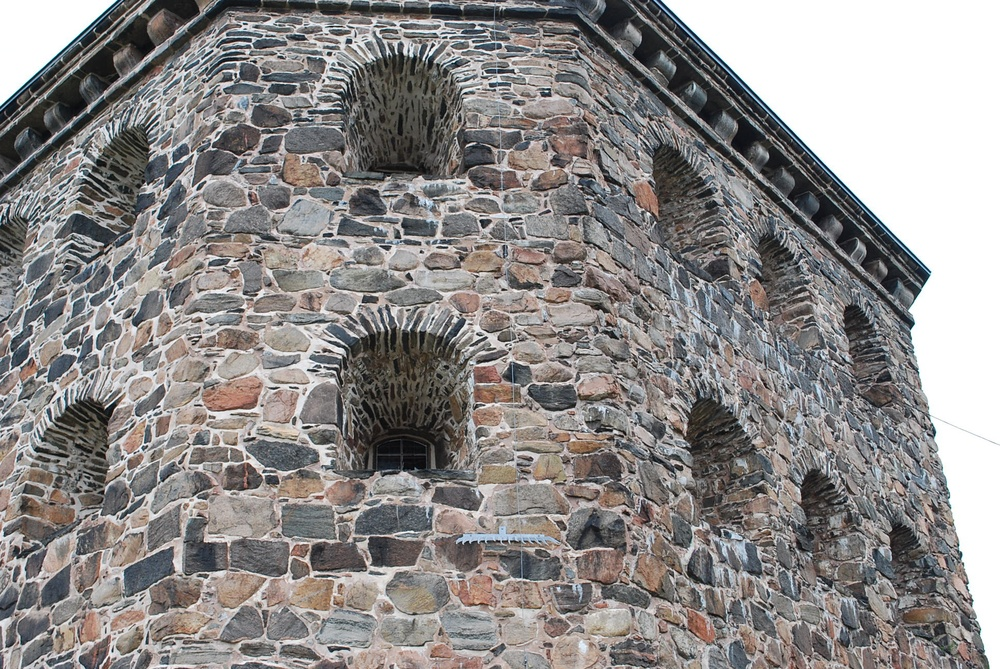
%> input picture assignment3data/kronan2.JPG, 1000 x 669 px, shrunk from 1936 x 1296 before the run
$ octave CExercise4.m   (GNU Octave 9; MATLAB toolbox functions it lacks are replaced by stand-ins)
%> lines starting %> are read from the running program, lines starting %| are printed output that depends on the picture
### assignment3data/triangulate.m
function [M, X3D]=triangulate(xt, P1, P2)
clear X3D;
M={};

[n, kx] = size(xt{1});
eqnbr = 0;
for i=1:kx
    eqnbr = eqnbr+1;
    M{i}=[P1, -xt{1}(:,i), zeros(3, 1); P2, zeros(3, 1), -xt{2}(:,i)];

end
X3D = [];
for j=1:kx
    [UT,ST,VT] = svd(M{j});
    solu = VT(1:4,end);
    X3D = [X3D, solu(1:4,1)];
end

### assignment3data/pflat.m
function [y]=pflat(x);

    for kol=1:size(x,2)
        y(:,kol) = x(:,kol)./x(end,kol);
    end


### assignment3data/plotcams.m
function plotcams(P)

c = zeros(4,length(P));
v = zeros(3,length(P));
for i = 1:length(P);
    c(:,i) = null(P{i});
    v(:,i) = P{i}(3,1:3);
end
c = c./repmat(c(4,:),[4 1]);
quiver3(c(1,:),c(2,:),c(3,:),v(1,:), v(2,:), v(3,:),['r','-'],'LineWidth',1.5,'MaxHeadSize',1.5);

### assignment3data/CExercise4.m
clear
load EssenMatrix.mat
load FundalMatrix.mat
load compEx1data.mat
load compEx3data.mat

W = [0 -1 0; 1 0 0; 0 0 1];
P1 = [1 0 0 0; 0 1 0 0; 0 0 1 0];

det(U)
P2a = [U*W*V' (U(:,3))]
P2b = [U*W*V' -(U(:,3))]
P2c = [U*W'*V' (U(:,3))]
P2d = [U*W'*V' -(U(:,3))]

nx = x;
nx{1} = K\x{1};
nx{2} = K\x{2};

[Ma, X3Da]=triangulate(nx, P1, P2a);
[Mb, X3Db]=triangulate(nx, P1, P2b);
[Mc, X3Dc]=triangulate(nx, P1, P2c);
[Md, X3Dd]=triangulate(nx, P1, P2d);

%%
figure('Name', 'P2a')
X3Da = pflat(X3Da);

plot3(X3Da(1,:), X3Da(2,:), X3Da(3,:), '.')
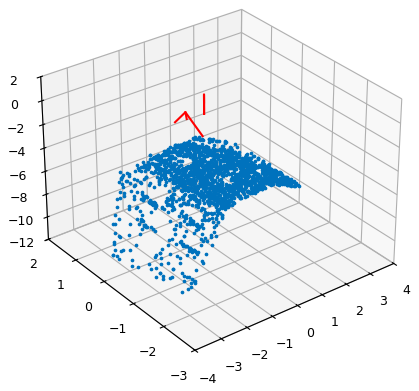
%> figure redrawn from the program's plot data
%axis equal
hold on
plotcams({P1, P2a})
%%
figure('Name', 'P2b')
X3Db = pflat(X3Db);


plot3(X3Db(1,:), X3Db(2,:), X3Db(3,:), '.')
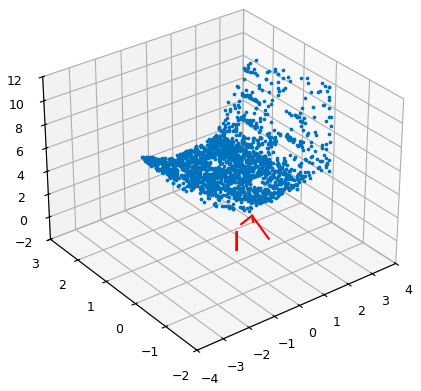
%> figure redrawn from the program's plot data
%axis equal
hold on
plotcams({P1, P2b})
%%
figure('Name', 'P2c')
X3Dc = pflat(X3Dc);

plot3(X3Dc(1,:), X3Dc(2,:), X3Dc(3,:), '.')
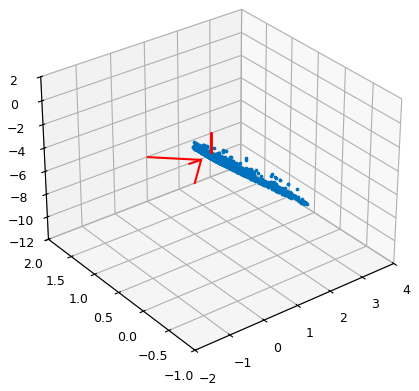
%> figure redrawn from the program's plot data
%axis equal
hold on
plotcams({P1, P2c})
%%
figure('Name', 'P2d')
X3Dd = pflat(X3Dd);

plot3(X3Dd(1,:), X3Dd(2,:), X3Dd(3,:), '.')
%axis equal
hold on
plotcams({P1, P2d})
%%
P2an = K*P2a;
xa = P2an * X3Da;
xa = pflat(xa);
im = imread('kronan2.JPG');
%> im is the input picture: size 669x1000x3 uint8; mean R, G, B 141.3, 138.2, 137.2
imagesc(im);
hold on
plot(xa(1,:),xa(2,:),'bo');
hold on
plot(x{2}(1,:),x{2}(2,:),'r*');
hold on
%%
P2bn = K*P2b;
xa = P2bn * X3Db;
xa = pflat(xa);
im = imread('kronan2.JPG');
imagesc(im);
hold on
plot(xa(1,:),xa(2,:),'bo');
hold on
plot(x{2}(1,:),x{2}(2,:),'r*');
hold on
%%
P2cn = K*P2c;
xa = P2cn * X3Dc;
xa = pflat(xa);
im = imread('kronan2.JPG');
imagesc(im);
hold on
plot(xa(1,:),xa(2,:),'bo');
hold on
plot(x{2}(1,:),x{2}(2,:),'r*');
hold on
%%
P2dn = K*P2d;
xa = P2dn * X3Dd;
xa = pflat(xa);
im = imread('kronan2.JPG');
imagesc(im);
hold on
plot(xa(1,:),xa(2,:),'bo');
hold on
plot(x{2}(1,:),x{2}(2,:),'r*');
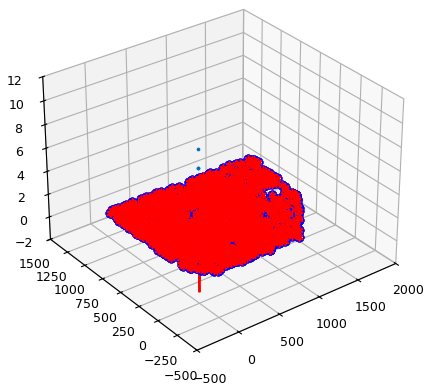
%> figure redrawn from the program's plot data
hold on
%%
P1n = K*P1;
save('compEx1dataFrom', 'P1n','P2bn','x','X3Db');
